Frame 1 (no input): blank canvas, image omitted
Frame 60 (the mouse pressed at the canvas centre just before this capture): blank canvas, image omitted
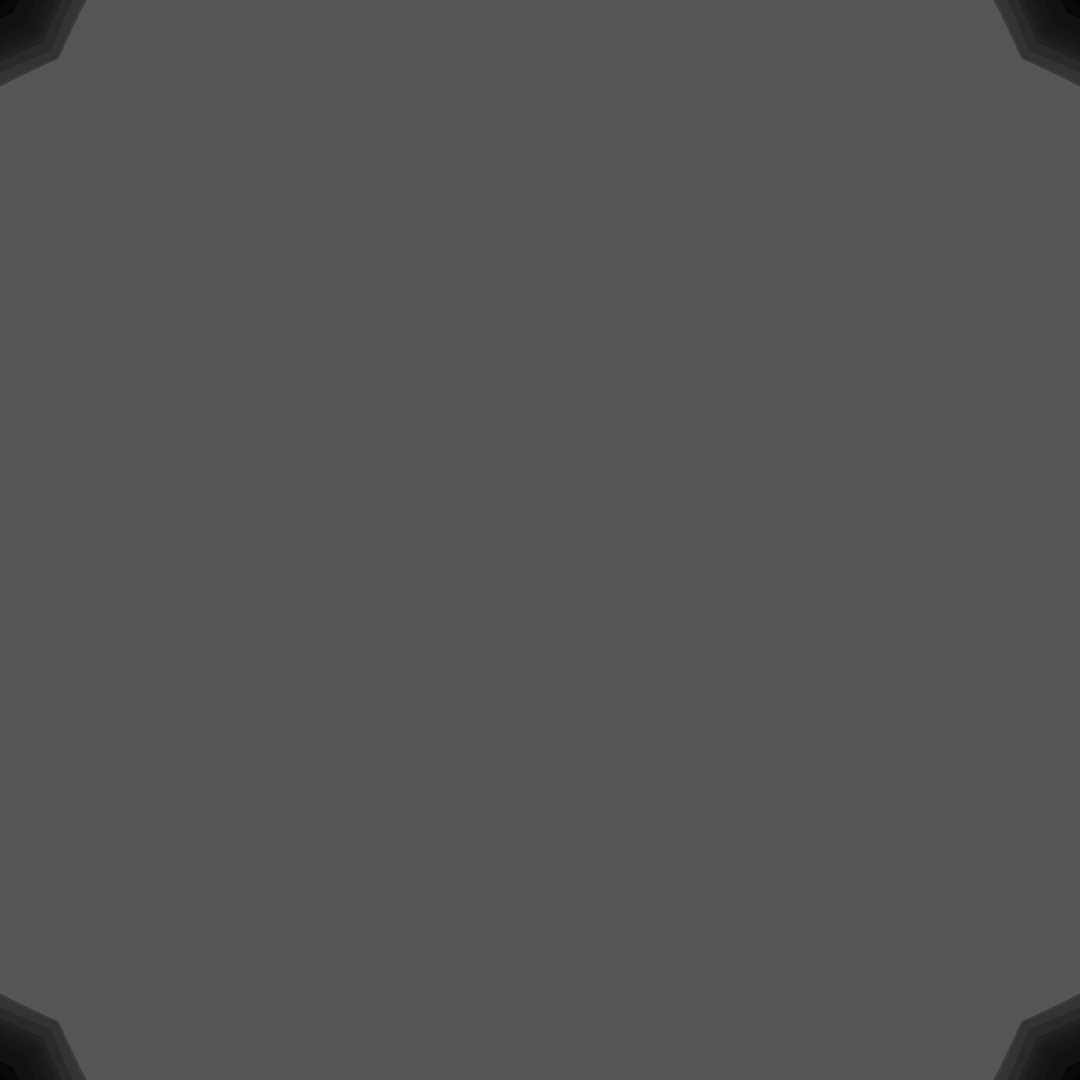
Frame 120 (the mouse held since frame 60 and released just before this capture)

The Processing sketch whose frames 1 and 60 were blank and that drew this single picture after the mouse press (run headless with seeded random() and noise(); from frame 60 on, the mouse is pressed at the canvas centre):

// Processing sketch: sketch_180126b
// ── sketch_180126b.pde
float x, y, w, h;
float x2, y2;

float frame = 0;
void setup(){
  size(1080, 1080);
  smooth();
  background(0);
  noStroke(); 
  colorMode(HSB);
  x = 0;
  y = 0;
  w = 2* width;
  h = 2* height;
  x2 = width;
  y2 = height;
}

float v = 40;
void draw(){
  if(w>0 && h>0){
    w = w - random(10 + v) + random(v);
    h = h - random(10 + v) + random(v);
    fill((sin(frame/20)+1) *127);
    x = (width - w )/ 2;
    y = (height - h )/ 2;
    ellipse(width/2 , height/2, w, h);
    
    x2 = (width - h )/ 2;
    y2 = (height - w )/ 2;
    ellipse(width/2 , height/2, h, w);
  }
  frame ++; 
}

void keyPressed() {
  if ( key == ' ' ) {
    save( System.nanoTime() + ".png" );
  }
}
  
